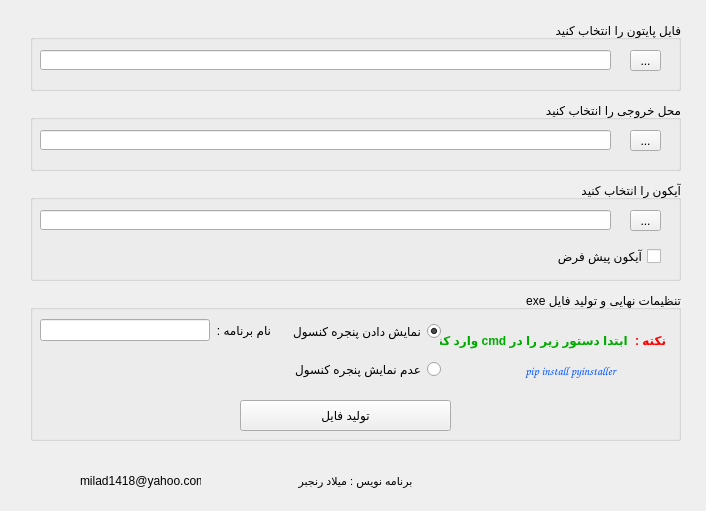
<?xml version="1.0" encoding="UTF-8"?>
<ui version="4.0">
 <class>MainWindow</class>
 <widget class="QMainWindow" name="MainWindow">
  <property name="geometry">
   <rect>
    <x>0</x>
    <y>0</y>
    <width>706</width>
    <height>511</height>
   </rect>
  </property>
  <property name="windowTitle">
   <string>Py To Exe</string>
  </property>
  <property name="windowIcon">
   <iconset>
    <normaloff>icon/python.png</normaloff>icon/python.png</iconset>
  </property>
  <widget class="QWidget" name="centralwidget">
   <widget class="QGroupBox" name="groupBox">
    <property name="geometry">
     <rect>
      <x>30</x>
      <y>20</y>
      <width>651</width>
      <height>71</height>
     </rect>
    </property>
    <property name="title">
     <string>فایل پایتون را انتخاب کنید</string>
    </property>
    <property name="alignment">
     <set>Qt::AlignRight|Qt::AlignTrailing|Qt::AlignVCenter</set>
    </property>
    <widget class="QLineEdit" name="lineEdit">
     <property name="geometry">
      <rect>
       <x>10</x>
       <y>30</y>
       <width>571</width>
       <height>20</height>
      </rect>
     </property>
    </widget>
    <widget class="QToolButton" name="toolButton">
     <property name="geometry">
      <rect>
       <x>600</x>
       <y>30</y>
       <width>31</width>
       <height>21</height>
      </rect>
     </property>
     <property name="text">
      <string>...</string>
     </property>
    </widget>
   </widget>
   <widget class="QGroupBox" name="groupBox_2">
    <property name="geometry">
     <rect>
      <x>30</x>
      <y>100</y>
      <width>651</width>
      <height>71</height>
     </rect>
    </property>
    <property name="locale">
     <locale language="Persian" country="Iran"/>
    </property>
    <property name="title">
     <string>محل خروجی را انتخاب کنید</string>
    </property>
    <property name="alignment">
     <set>Qt::AlignRight|Qt::AlignTrailing|Qt::AlignVCenter</set>
    </property>
    <widget class="QLineEdit" name="lineEdit_2">
     <property name="geometry">
      <rect>
       <x>10</x>
       <y>30</y>
       <width>571</width>
       <height>20</height>
      </rect>
     </property>
    </widget>
    <widget class="QToolButton" name="toolButton_2">
     <property name="geometry">
      <rect>
       <x>600</x>
       <y>30</y>
       <width>31</width>
       <height>21</height>
      </rect>
     </property>
     <property name="text">
      <string>...</string>
     </property>
    </widget>
   </widget>
   <widget class="QLabel" name="label_2">
    <property name="geometry">
     <rect>
      <x>50</x>
      <y>90</y>
      <width>30</width>
      <height>31</height>
     </rect>
    </property>
    <property name="text">
     <string/>
    </property>
    <property name="pixmap">
     <pixmap>icon/exe.ico</pixmap>
    </property>
    <property name="scaledContents">
     <bool>true</bool>
    </property>
   </widget>
   <widget class="QLabel" name="label">
    <property name="geometry">
     <rect>
      <x>40</x>
      <y>7</y>
      <width>44</width>
      <height>41</height>
     </rect>
    </property>
    <property name="text">
     <string/>
    </property>
    <property name="pixmap">
     <pixmap>icon/python.png</pixmap>
    </property>
    <property name="scaledContents">
     <bool>true</bool>
    </property>
   </widget>
   <widget class="QGroupBox" name="groupBox_3">
    <property name="geometry">
     <rect>
      <x>30</x>
      <y>180</y>
      <width>651</width>
      <height>101</height>
     </rect>
    </property>
    <property name="locale">
     <locale language="Persian" country="Iran"/>
    </property>
    <property name="title">
     <string>آیکون را انتخاب کنید</string>
    </property>
    <property name="alignment">
     <set>Qt::AlignRight|Qt::AlignTrailing|Qt::AlignVCenter</set>
    </property>
    <widget class="QLineEdit" name="lineEdit_3">
     <property name="enabled">
      <bool>true</bool>
     </property>
     <property name="geometry">
      <rect>
       <x>10</x>
       <y>30</y>
       <width>571</width>
       <height>20</height>
      </rect>
     </property>
    </widget>
    <widget class="QToolButton" name="toolButton_3">
     <property name="enabled">
      <bool>true</bool>
     </property>
     <property name="geometry">
      <rect>
       <x>600</x>
       <y>30</y>
       <width>31</width>
       <height>21</height>
      </rect>
     </property>
     <property name="text">
      <string>...</string>
     </property>
    </widget>
    <widget class="QCheckBox" name="checkBox">
     <property name="enabled">
      <bool>true</bool>
     </property>
     <property name="geometry">
      <rect>
       <x>510</x>
       <y>66</y>
       <width>121</width>
       <height>21</height>
      </rect>
     </property>
     <property name="layoutDirection">
      <enum>Qt::RightToLeft</enum>
     </property>
     <property name="text">
      <string>آیکون پیش فرض</string>
     </property>
     <property name="checkable">
      <bool>true</bool>
     </property>
     <property name="checked">
      <bool>false</bool>
     </property>
    </widget>
   </widget>
   <widget class="QGroupBox" name="groupBox_4">
    <property name="geometry">
     <rect>
      <x>30</x>
      <y>290</y>
      <width>651</width>
      <height>151</height>
     </rect>
    </property>
    <property name="locale">
     <locale language="Persian" country="Iran"/>
    </property>
    <property name="title">
     <string> exe تنظیمات نهایی و تولید فایل</string>
    </property>
    <property name="alignment">
     <set>Qt::AlignRight|Qt::AlignTrailing|Qt::AlignVCenter</set>
    </property>
    <widget class="QWidget" name="gridLayoutWidget">
     <property name="geometry">
      <rect>
       <x>250</x>
       <y>20</y>
       <width>161</width>
       <height>81</height>
      </rect>
     </property>
     <layout class="QGridLayout" name="gridLayout">
      <item row="0" column="0">
       <widget class="QRadioButton" name="radioButton_2">
        <property name="layoutDirection">
         <enum>Qt::RightToLeft</enum>
        </property>
        <property name="text">
         <string>نمایش دادن پنجره کنسول</string>
        </property>
        <property name="checked">
         <bool>true</bool>
        </property>
       </widget>
      </item>
      <item row="1" column="0">
       <widget class="QRadioButton" name="radioButton_3">
        <property name="layoutDirection">
         <enum>Qt::RightToLeft</enum>
        </property>
        <property name="text">
         <string>عدم نمایش پنجره کنسول</string>
        </property>
       </widget>
      </item>
     </layout>
    </widget>
    <widget class="QPushButton" name="pushButton_4">
     <property name="geometry">
      <rect>
       <x>210</x>
       <y>110</y>
       <width>211</width>
       <height>31</height>
      </rect>
     </property>
     <property name="cursor">
      <cursorShape>PointingHandCursor</cursorShape>
     </property>
     <property name="text">
      <string>تولید فایل</string>
     </property>
    </widget>
    <widget class="QLabel" name="label_6">
     <property name="geometry">
      <rect>
       <x>460</x>
       <y>60</y>
       <width>161</width>
       <height>41</height>
      </rect>
     </property>
     <property name="font">
      <font>
       <family>Comic Sans MS</family>
       <pointsize>9</pointsize>
       <weight>75</weight>
       <bold>true</bold>
      </font>
     </property>
     <property name="styleSheet">
      <string notr="true">color: rgb(0, 85, 255);</string>
     </property>
     <property name="text">
      <string>pip install pyinstaller</string>
     </property>
     <property name="alignment">
      <set>Qt::AlignCenter</set>
     </property>
    </widget>
    <widget class="QLabel" name="label_7">
     <property name="geometry">
      <rect>
       <x>410</x>
       <y>40</y>
       <width>191</width>
       <height>21</height>
      </rect>
     </property>
     <property name="font">
      <font>
       <weight>75</weight>
       <bold>true</bold>
      </font>
     </property>
     <property name="styleSheet">
      <string notr="true">color: rgb(0, 170, 0);</string>
     </property>
     <property name="text">
      <string> ابتدا دستور زیر را در cmd وارد کنید </string>
     </property>
    </widget>
    <widget class="QLabel" name="label_8">
     <property name="geometry">
      <rect>
       <x>605</x>
       <y>40</y>
       <width>31</width>
       <height>21</height>
      </rect>
     </property>
     <property name="font">
      <font>
       <weight>75</weight>
       <bold>true</bold>
      </font>
     </property>
     <property name="styleSheet">
      <string notr="true">color: rgb(255, 0, 0);</string>
     </property>
     <property name="text">
      <string>نکته :</string>
     </property>
    </widget>
    <widget class="QWidget" name="horizontalLayoutWidget">
     <property name="geometry">
      <rect>
       <x>10</x>
       <y>20</y>
       <width>231</width>
       <height>41</height>
      </rect>
     </property>
     <layout class="QHBoxLayout" name="horizontalLayout">
      <item>
       <widget class="QLineEdit" name="lineEdit_4"/>
      </item>
      <item>
       <widget class="QLabel" name="label_10">
        <property name="text">
         <string>نام برنامه :</string>
        </property>
       </widget>
      </item>
     </layout>
    </widget>
   </widget>
   <widget class="QLabel" name="label_3">
    <property name="geometry">
     <rect>
      <x>280</x>
      <y>460</y>
      <width>151</width>
      <height>41</height>
     </rect>
    </property>
    <property name="font">
     <font>
      <pointsize>8</pointsize>
      <weight>50</weight>
      <bold>false</bold>
     </font>
    </property>
    <property name="text">
     <string>برنامه نویس : میلاد رنجبر</string>
    </property>
    <property name="alignment">
     <set>Qt::AlignCenter</set>
    </property>
   </widget>
   <widget class="QLabel" name="label_4">
    <property name="geometry">
     <rect>
      <x>30</x>
      <y>460</y>
      <width>41</width>
      <height>41</height>
     </rect>
    </property>
    <property name="text">
     <string/>
    </property>
    <property name="pixmap">
     <pixmap>icon/gmail.png</pixmap>
    </property>
    <property name="scaledContents">
     <bool>true</bool>
    </property>
    <property name="alignment">
     <set>Qt::AlignCenter</set>
    </property>
   </widget>
   <widget class="QLabel" name="label_5">
    <property name="geometry">
     <rect>
      <x>80</x>
      <y>460</y>
      <width>121</width>
      <height>41</height>
     </rect>
    </property>
    <property name="text">
     <string>milad1418@yahoo.com</string>
    </property>
   </widget>
   <widget class="QLabel" name="label_9">
    <property name="geometry">
     <rect>
      <x>590</x>
      <y>450</y>
      <width>91</width>
      <height>51</height>
     </rect>
    </property>
    <property name="text">
     <string/>
    </property>
    <property name="pixmap">
     <pixmap>icon/ultrasecurity.png</pixmap>
    </property>
    <property name="scaledContents">
     <bool>true</bool>
    </property>
    <property name="alignment">
     <set>Qt::AlignCenter</set>
    </property>
   </widget>
  </widget>
 </widget>
 <tabstops>
  <tabstop>lineEdit</tabstop>
  <tabstop>toolButton</tabstop>
  <tabstop>lineEdit_2</tabstop>
  <tabstop>toolButton_2</tabstop>
  <tabstop>lineEdit_3</tabstop>
  <tabstop>toolButton_3</tabstop>
  <tabstop>checkBox</tabstop>
  <tabstop>radioButton_2</tabstop>
  <tabstop>radioButton_3</tabstop>
  <tabstop>pushButton_4</tabstop>
 </tabstops>
 <resources/>
 <connections/>
</ui>
